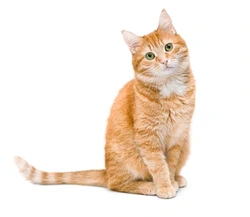
#> input picture 6 sem/cv/3/cat.jpg, 250 x 217 px, found by its file name
$ python task3.py
#> lines starting #> are read from the running program, lines starting #| are printed output that depends on the picture; after the words box and inside, x2 and y2 are one past the last pixel; in counts of white or black regions, pixels touching at a corner belong together
import cv2
import matplotlib.pyplot as plt

img = cv2.imread(r'D:\Study\uni\university\6 sem\cv\3\cat.jpg')
#> img is the input picture: shape (217, 250, 3); mean B, G, R 224.6, 234.5, 245.4
gray = cv2.cvtColor(img, cv2.COLOR_BGR2GRAY)
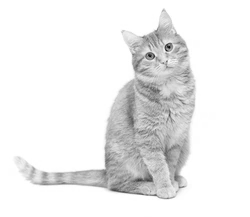
#> gray: shape (217, 250); min 6, max 255, mean 236.6

# Apply Canny with different thresholds
edges1 = cv2.Canny(gray, 100, 200)  # Standard thresholds
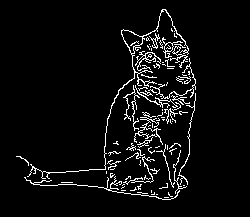
#> edges1: shape (217, 250); 5.4% white in thin lines or dots, all inside (x1, y1, x2, y2) = (16, 9, 196, 200)
edges2 = cv2.Canny(gray, 50, 150)   # Lower thresholds
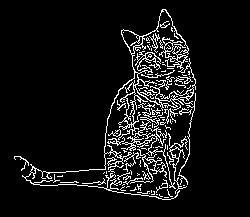
#> edges2: shape (217, 250); 7.9% white in thin lines or dots, all inside (x1, y1, x2, y2) = (14, 9, 196, 200)


plt.figure(figsize=(15, 5))

plt.subplot(1, 3, 1)
plt.title('Original Image')
plt.imshow(gray, cmap='gray')
plt.axis('off')

plt.subplot(1, 3, 2)
plt.title('Canny (100, 200)')
plt.imshow(edges1, cmap='gray')
plt.axis('off')

plt.subplot(1, 3, 3)
plt.title('Canny (50, 150)')
plt.imshow(edges2, cmap='gray')
plt.axis('off')

plt.tight_layout()
plt.savefig('canny_edges.png')
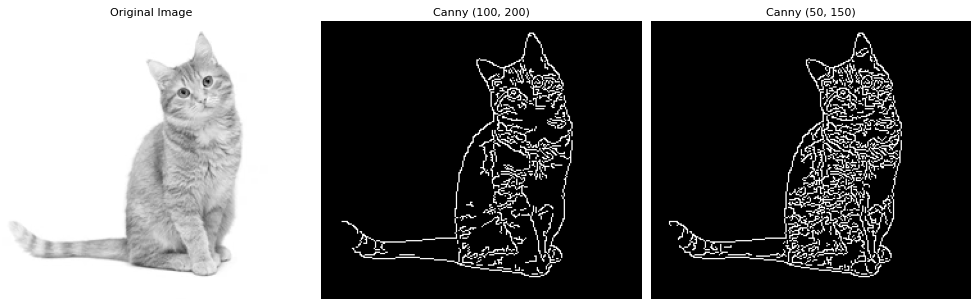
#> figure drawn by matplotlib, 3 panels
plt.show()


cv2.imwrite('canny_edges_100_200.png', edges1)
cv2.imwrite('canny_edges_50_150.png', edges2)
